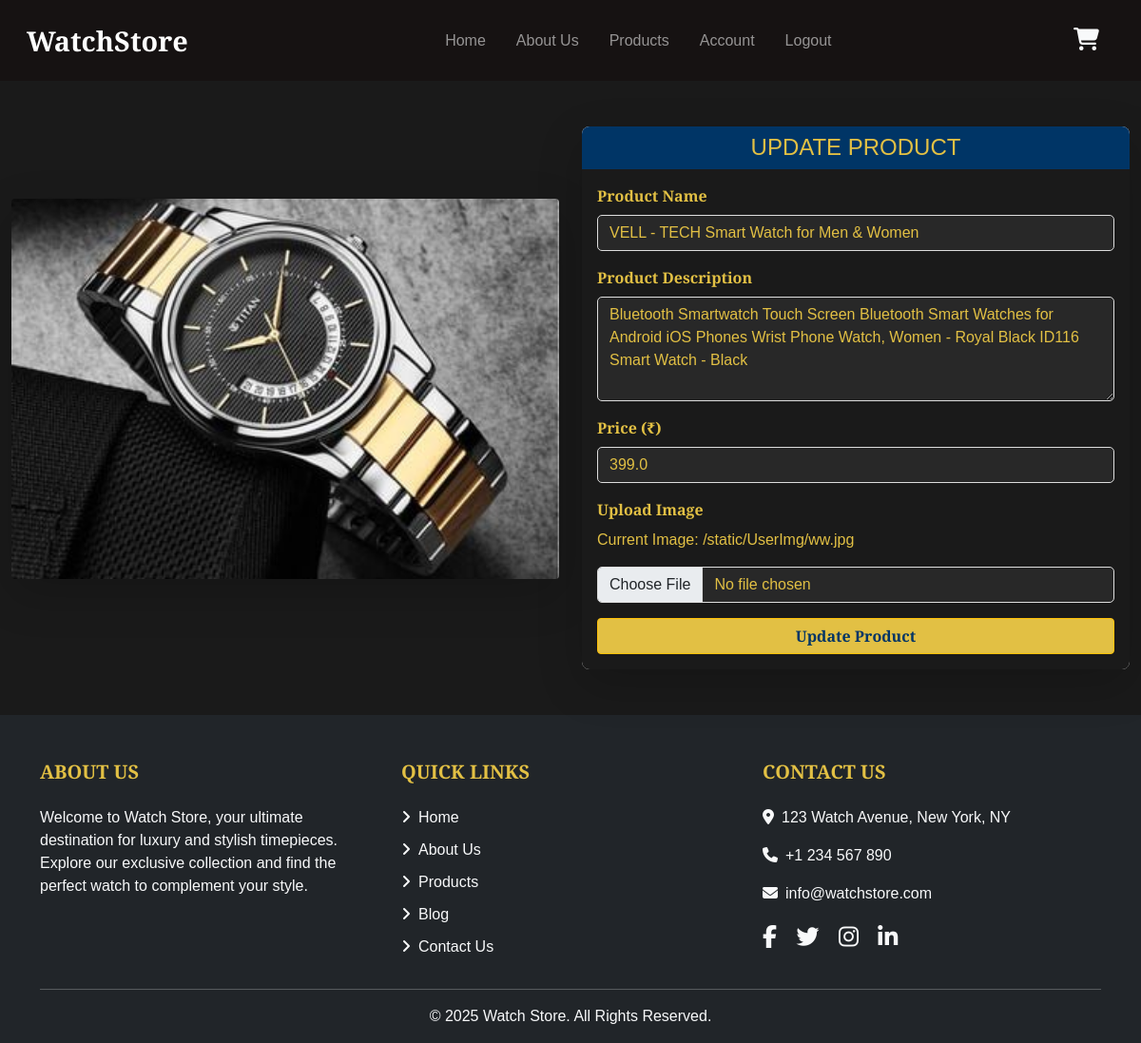
/update/1 (signed in), run on the app's committed database.
### models.py (models this page shows)
class Product(Base):
    __tablename__ = 'product'
    id = Column(Integer, primary_key=True)
    productname = Column(String, nullable=False)
    productDesc = Column(String, nullable=False)
    productPrice = Column(Float, nullable=False)
    img = Column(String, nullable=False)
    carts = relationship('Cart', back_populates='product')

### app.py (the view)
@app.route('/update/<int:abc>')
def update(abc):
    username = session.get('username')
    data = db_session.query(Product).get(abc)
    if not data:
        return render_template("update.html", error="Product not found", username=username)
    return render_template("update.html", username=username, mydata=data)

### templates/update.html (shortened to what this page needs)
<!DOCTYPE html>
<html lang="en">
<head>
     <link href="https://cdn.jsdelivr.net/npm/bootstrap@5.0.2/dist/css/bootstrap.min.css" rel="stylesheet"
>
     <link rel="stylesheet" href="{{url_for('static' ,filename ='css/style.css')}}">
</head>
<body style="background-color: #1a1a1a;">
     <nav class="navbar navbar-expand-lg navbar-dark">
          <div class="container-fluid">
               <a class="navbar-brand" href="#">WatchStore</a>
               <div class="collapse navbar-collapse" id="navbarNav">
                    <ul class="navbar-nav mx-auto">
                         <li class="nav-item">
                              <a class="nav-link" href="/">Home</a>
                         </li>
                         <li class="nav-item">
                              <a class="nav-link" href="/about_us/">About Us</a>
                         </li>
                         <li class="nav-item">
                              <a class="nav-link" href="/show_product/">Products</a>
                         </li>
                         <li class="nav-item">
                              <a class="nav-link" href="/login/">Account</a>
                         </li>
                         {% if username %}
                         <li class="nav-item">
                              <a class="nav-link" href="/logout/">Logout</a>
                         </li>
                         {% endif %}
                    </ul>
               </div>
               <div class="d-flex align-items-center">
                    <a href="/cart/"><i class="fa-solid fa-cart-shopping cart-icon"></i></a>
               </div>
          </div>
     </nav>
     <div class="container py-5 main_div">
          <div class="row align-items-center">
               <div class="col-md-6 text-center">
                    <img src="{{url_for('static', filename='img/add_product_img.jpg')}}" alt="Add Product Image"
                         class="img-fluid rounded shadow-lg product-image">
               </div>
               <div class="col-md-6">
                    <div class="card border-0 shadow-lg">
                         <div class="card-header text-center" style="background-color: #003566; color: #e2c044;">
                              <h4 class="mb-0">Update PRODUCT</h4>
                         </div>
                         <div class="card-body" style="background-color: #1a1a1a; color: #e2c044;">
                              <form action="/Updateddata/{{mydata.id}}" method="POST" enctype="multipart/form-data">
                                   <div class="mb-3">
                                        <label for="productName" class="form-label">Product Name</label>
                                        <input type="text" class="form-control" id="productName"
                                             placeholder="Enter product name" name="pname" required
                                             value="{{mydata.productname}}">
                                   </div>
                                   <div class="mb-3">
                                        <label for="productDescription" class="form-label">Product Description</label>
                                        <textarea class="form-control" id="productDescription" rows="4"
                                             placeholder="Enter product description" name="desc"
                                             required>{{mydata.productDesc}}</textarea>
                                   </div>
                                   <div class="mb-3">
                                        <label for="productPrice" class="form-label">Price (₹)</label>
                                        <input type="number" class="form-control" id="productPrice"
                                             placeholder="Enter product price" name="pprice" required
                                             value="{{mydata.productPrice}}">
                                   </div>
                                   <div class="mb-3">
                                        <label for="productImage" class="form-label">Upload Image </label>
                                        {% if mydata.img %}
                                        <div>
                                             <p>Current Image: {{ mydata.img }}</p>
                                        </div>
                                        {% endif %}
                                        <input class="form-control" type="file" id="productImage" accept="image/*"
                                             name="img">
                                   </div>
                                   <div class="text-center">
                                        <button type="submit" class="btn btn-warning w-100" style="color: #003566;">
                                             Update Product
                                        </button>
                                   </div>
                              </form>
                         </div>
                    </div>
               </div>
          </div>
     </div>
     <footer class="bg-dark text-light pt-5 pb-3" style="background-color: #161212;">
          <div class="container">
               <div class="row">
                    <div class="col-md-4">
                         <h5 class="text-uppercase mb-4" style="color: #e2c044;">About Us</h5>
                         <p>
                              Welcome to Watch Store, your ultimate destination for luxury and stylish timepieces.
                              Explore our exclusive collection and find the perfect watch to complement your style.
                         </p>
                    </div>
                    <div class="col-md-4">
                         <h5 class="text-uppercase mb-4" style="color: #e2c044;">Quick Links</h5>
                         <ul class="list-unstyled">
                              <li><a href="/" class="text-light text-decoration-none"><i
                                             class="fas fa-angle-right me-2"></i>Home</a></li>
                              <li><a href="/about" class="text-light text-decoration-none"><i
                                             class="fas fa-angle-right me-2"></i>About Us</a></li>
                              <li><a href="/show_product/" class="text-light text-decoration-none"><i
                                             class="fas fa-angle-right me-2"></i>Products</a></li>
                              <li><a href="/blog" class="text-light text-decoration-none"><i
                                             class="fas fa-angle-right me-2"></i>Blog</a></li>
                              <li><a href="/contact" class="text-light text-decoration-none"><i
                                             class="fas fa-angle-right me-2"></i>Contact Us</a></li>
                         </ul>
                    </div>
                    <div class="col-md-4">
                         <h5 class="text-uppercase mb-4" style="color: #e2c044;">Contact Us</h5>
                         <p><i class="fas fa-map-marker-alt me-2"></i>123 Watch Avenue, New York, NY</p>
                         <p><i class="fas fa-phone me-2"></i>+1 234 567 890</p>
                         <p><i class="fas fa-envelope me-2"></i>info@watchstore.com</p>
                         <div class="social-icons mt-3">
                              <a href="#" class="text-light me-3"><i class="fab fa-facebook-f"></i></a>
                              <a href="#" class="text-light me-3"><i class="fab fa-twitter"></i></a>
                              <a href="#" class="text-light me-3"><i class="fab fa-instagram"></i></a>
                              <a href="#" class="text-light"><i class="fab fa-linkedin-in"></i></a>
                         </div>
                    </div>
               </div>
               <hr class="text-light">
               <div class="text-center">
                    <p class="mb-0">&copy; 2025 Watch Store. All Rights Reserved.</p>
               </div>
          </div>
     </footer>
</body>
</html>

### static/css/style.css (style rules this page uses)
body { font-family: 'Merriweather Sans', sans-serif; }
.navbar { background-color: #161212; padding: 1rem; }
.navbar-brand { font-size: 1.8rem; font-weight: 700; color: #f8f9fa; }
.navbar-nav .nav-link { font-size: 1rem; color: #f8f9fa; margin: 0 0.5rem; transition: color 0.3s ease; }
.cart-icon { font-size: 1.5rem; color: #f8f9fa; margin-right: 1rem; cursor: pointer; transition: color 0.3s ease; }
footer { font-family: 'Merriweather Sans', sans-serif; }
footer h5 { font-weight: bold; }
footer ul li { margin-bottom: 10px; }
footer .social-icons a { font-size: 1.5rem; }

### templates/update.html (style rules this page uses)
.main_div { max-width: 1200px; margin: 0 auto; }
.product-image { max-height: 400px; object-fit: cover; border-radius: 8px; margin-bottom: 20px; }
.card { border-radius: 8px; overflow: hidden; transition: box-shadow 0.3s ease; }
.card-header { font-size: 1.5rem; font-weight: bold; text-transform: uppercase; border-bottom: none; }
.form-label { font-weight: bold; color: #e2c044; }
.form-control { border-radius: 5px; border: 1px solid #ddd; background-color: #282828; color: #e2c044; transition: border-color 0.3s ease; }
.btn-warning { background-color: #e2c044; font-size: 1rem; font-weight: bold; transition: background-color 0.3s ease, color 0.3s ease; }
img { width: 100%; border-radius: 15px; height: 100%; }

### data on the page
Product: pname "VELL - TECH Smart Watch for Men & Women", desc "Bluetooth Smartwatch Touch Screen Bluetooth Smart Watches for Android iOS Phones Wrist Phone Watch, Women - Royal Black ID116 Smart Watch - Black", pprice "399.0", img "/static/UserImg/ww.jpg"
